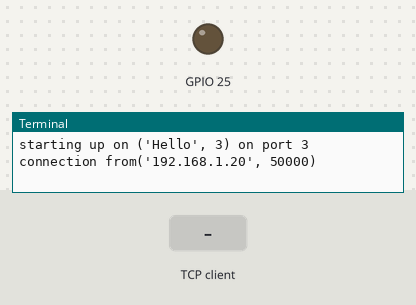
The program below on a simulated Raspberry Pi (BCM pin numbers), started with the arguments Hello 3. Parts: output pins drawn as LEDs (lit = HIGH), the last lines printed to the terminal. The inputs (shaded band) are chosen by the test bench. One TCP client connects 1 s after the port opens and stays connected.

Above: at 1.2 s.
1.3 s: the TCP client sends "ON"
At 2.6 s:
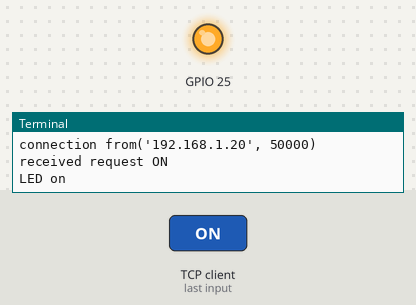
Timing chart, 0 to 4.3 s (numbered marks = the images above; inputs shaded):
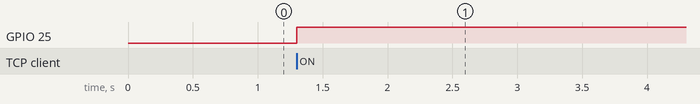

The program:

ledTCP.py
```python
import RPi.GPIO as GPIO
import time
import sys
import socket

GPIO.setmode(GPIO.BCM)
GPIO.setwarnings(False)
GPIO.setup(25,GPIO.OUT)


def StartListening():
    Host = sys.argv[1] # Standard loopback interface address (localhost)
    Port = sys.argv[2] # Port to listen on (non-privileged ports are > 1023)
    # Create a TCP/IP socket
    sock = socket.socket(socket.AF_INET, socket.SOCK_STREAM)
    server_address = (Host,int(Port))
    print("starting up on "+ str(server_address)+ " on port "+ str(Port))
    sock.bind(server_address)
    sock.listen(1)
    while True:

        connection, client_address = sock.accept()
        try:
            print("connection from" +str(client_address))

            # Receive the data in small chunks and retransmit it

            stato = connection.recv(16)
            stato = stato.decode("utf-8")
            print("received request "+ str(stato))
            if stato == "ON":
                print ("LED on")
                GPIO.output(25,GPIO.HIGH)
            else :
                print ("LED off")
                GPIO.output(25,GPIO.LOW)


        finally:
            # Clean up the connection
            connection.close()


StartListening()
```

Measured:
- after the input at 1.3 s, GPIO 25: LOW → HIGH at once
